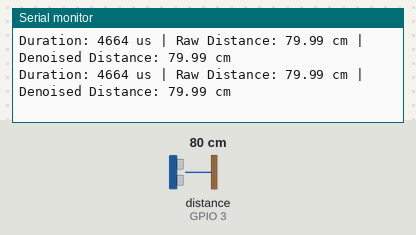
A program run on a simulated Seeed XIAO ESP32-C3. Parts: the last lines printed to the serial monitor. Wiring (inferred from the names in the program): ultrasonic range finder: trigger GPIO 2; echo GPIO 3. Inputs (shaded band) come from the test bench; at power-on: distance to the obstacle (sensor on GPIO 3) 80 cm. The echo pulse lasts 58.3 µs per cm; nothing arrives over Bluetooth unless stated; a phone connects over Bluetooth LE 3 s after start.

Above: at 1.8 s.
1.9 s: distance to the obstacle (sensor on GPIO 3) set to 2 cm
At 3.8 s:
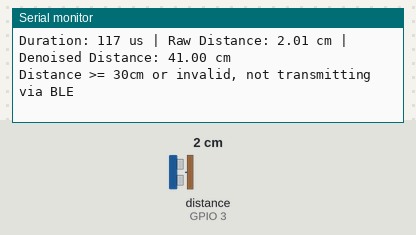
5.5 s: distance to the obstacle (sensor on GPIO 3) set to 4 cm
At 6.8 s:
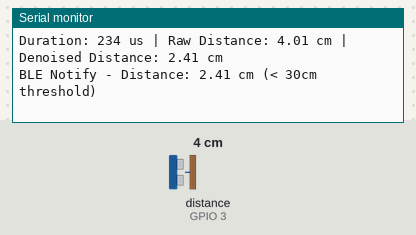
Timing chart, 0 to 8.5 s (numbered marks = the images above; inputs shaded):
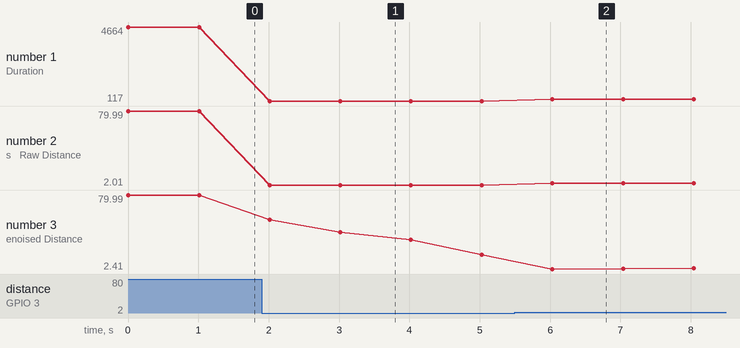

The program:

main.cpp
```cpp
#include <Arduino.h>
#include <BLEDevice.h>
#include <BLEServer.h>
#include <BLEUtils.h>
#include <BLE2902.h>
#include <stdlib.h>

BLEServer* pServer = NULL;
BLECharacteristic* pCharacteristic = NULL;
bool deviceConnected = false;
bool oldDeviceConnected = false;
unsigned long previousMillis = 0;
const long interval = 1000;

// HC-SR04 Pin Definitions for XIAO ESP32C3
// D0 = GPIO2, D1 = GPIO3
#define TRIG_PIN 2  // D0 on XIAO ESP32C3
#define ECHO_PIN 3  // D1 on XIAO ESP32C3

// Sensor readings and processed data
float rawDistance = 0.0;
float denoisedDistance = 0.0;

// Moving Average Filter parameters
#define FILTER_SIZE 5
float distanceBuffer[FILTER_SIZE];
int bufferIndex = 0;
bool bufferFilled = false;

// Distance threshold for BLE transmission (in cm)
#define DISTANCE_THRESHOLD 30.0

// Custom UUIDs for this device
#define SERVICE_UUID        "471cb5b7-a5a9-4a19-a309-401ae5e95733"
#define CHARACTERISTIC_UUID "471cb5b7-a5a9-4a19-a309-401ae5e95733"

class MyServerCallbacks : public BLEServerCallbacks {
    void onConnect(BLEServer* pServer) {
        deviceConnected = true;
    };

    void onDisconnect(BLEServer* pServer) {
        deviceConnected = false;
    }
};

// DSP Algorithm: Moving Average Filter
float movingAverageFilter(float newValue) {
    // Add new value to buffer
    distanceBuffer[bufferIndex] = newValue;
    bufferIndex = (bufferIndex + 1) % FILTER_SIZE;

    // Check if buffer is filled at least once
    if (bufferIndex == 0) {
        bufferFilled = true;
    }

    // Calculate average
    float sum = 0.0;
    int count = bufferFilled ? FILTER_SIZE : bufferIndex;
    for (int i = 0; i < count; i++) {
        sum += distanceBuffer[i];
    }

    return sum / count;
}

// Function to read distance from HC-SR04
float readUltrasonicDistance() {
    // Send trigger pulse
    digitalWrite(TRIG_PIN, LOW);
    delayMicroseconds(5);
    digitalWrite(TRIG_PIN, HIGH);
    delayMicroseconds(10);
    digitalWrite(TRIG_PIN, LOW);

    // Read echo pulse duration with longer timeout
    long duration = pulseIn(ECHO_PIN, HIGH, 50000); // 50ms timeout

    // Debug: print raw duration
    Serial.print("Duration: ");
    Serial.print(duration);
    Serial.print(" us | ");

    // If duration is 0, sensor didn't respond
    if (duration == 0) {
        Serial.print("[No echo received] ");
        return 0.0;
    }

    // Calculate distance in cm (speed of sound = 343m/s = 0.0343 cm/µs)
    // Distance = (duration * 0.0343) / 2
    float distance = (duration * 0.0343) / 2.0;

    return distance;
}

void setup() {
    Serial.begin(115200);
    Serial.println("Starting BLE work!");

    // HC-SR04 sensor pin setup
    pinMode(TRIG_PIN, OUTPUT);
    pinMode(ECHO_PIN, INPUT);

    // Initialize distance buffer
    for (int i = 0; i < FILTER_SIZE; i++) {
        distanceBuffer[i] = 0.0;
    }

    // Name your device to avoid conflicts
    BLEDevice::init("XIAO_ESP32C3_Ultrasonic");
    pServer = BLEDevice::createServer();
    pServer->setCallbacks(new MyServerCallbacks());
    BLEService *pService = pServer->createService(SERVICE_UUID);
    pCharacteristic = pService->createCharacteristic(
        CHARACTERISTIC_UUID,
        BLECharacteristic::PROPERTY_READ |
        BLECharacteristic::PROPERTY_WRITE |
        BLECharacteristic::PROPERTY_NOTIFY
    );
    pCharacteristic->addDescriptor(new BLE2902());
    pCharacteristic->setValue("Hello World");
    pService->start();
    // BLEAdvertising *pAdvertising = pServer->getAdvertising();  // this still is working for backward compatibility
    BLEAdvertising *pAdvertising = BLEDevice::getAdvertising();
    pAdvertising->addServiceUUID(SERVICE_UUID);
    pAdvertising->setScanResponse(true);
    pAdvertising->setMinPreferred(0x06);  // functions that help with iPhone connections issue
    pAdvertising->setMinPreferred(0x12);
    BLEDevice::startAdvertising();
    Serial.println("Characteristic defined! Now you can read it in your phone!");
}

void loop() {
    // Read raw distance from HC-SR04 sensor
    rawDistance = readUltrasonicDistance();

    // Apply moving average filter to denoise the data
    denoisedDistance = movingAverageFilter(rawDistance);

    // Print raw and denoised data to serial monitor
    Serial.print("Raw Distance: ");
    Serial.print(rawDistance, 2);
    Serial.print(" cm | Denoised Distance: ");
    Serial.print(denoisedDistance, 2);
    Serial.println(" cm");


    if (deviceConnected) {
        // Send data to client ONLY if denoised distance is less than 30cm
        unsigned long currentMillis = millis();
        if (currentMillis - previousMillis >= interval) {
            previousMillis = currentMillis;

            if (denoisedDistance < DISTANCE_THRESHOLD && denoisedDistance > 0) {
                // Convert denoised distance to string and send via BLE
                char distanceStr[20];
                snprintf(distanceStr, sizeof(distanceStr), "%.2f", denoisedDistance);
                pCharacteristic->setValue(distanceStr);
                pCharacteristic->notify();
                Serial.print("BLE Notify - Distance: ");
                Serial.print(distanceStr);
                Serial.println(" cm (< 30cm threshold)");
            } else {
                Serial.println("Distance >= 30cm or invalid, not transmitting via BLE");
            }
        }
    }
    // disconnecting
    if (!deviceConnected && oldDeviceConnected) {
        delay(500);  // give the bluetooth stack the chance to get things ready
        pServer->startAdvertising();  // advertise again
        Serial.println("Start advertising");
        oldDeviceConnected = deviceConnected;
    }
    // connecting
    if (deviceConnected && !oldDeviceConnected) {
        // do stuff here on connecting
        oldDeviceConnected = deviceConnected;
    }
    delay(1000);
}
```

Measured:
- after the input at 1.9 s, the serial monitor: prints a new line after 0.11 s (image 1)
- after the input at 5.5 s, the serial monitor: prints a new line after 0.53 s (image 2)
- plotted number 1: 4664 → 117 after the input at 1.9 s, 117 → 234 after the input at 5.5 s
- plotted number 2: 79.99 → 2.01 after the input at 1.9 s, 2.01 → 4.01 after the input at 5.5 s
- plotted number 3: 79.99 → 17.6 after the input at 1.9 s, 17.6 → 4.01 after the input at 5.5 s
